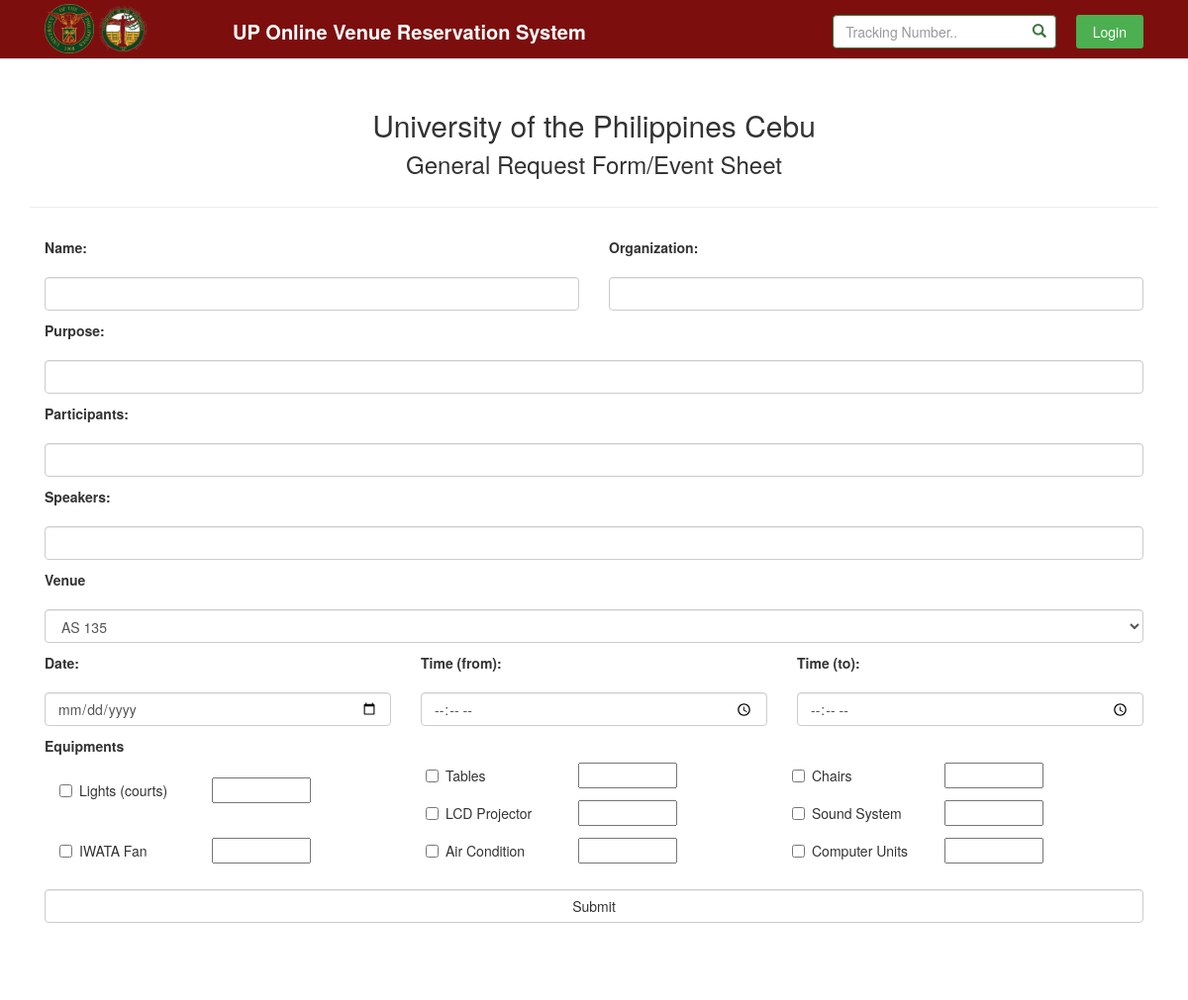
The page /main/requestform/ on the database its author committed.
### main/models.py (models this page shows)
class Equipment(models.Model):
	name = models.CharField(max_length=200, blank=True)
	price = models.DecimalField(max_digits=10, decimal_places=2, blank=True)
	unit = models.CharField(max_length=200, blank=True)
	def __str__(self):
		return str(self.name)

### main/views.py (the view, shortened to what this page needs)
class RequestView(CreateView):
	template_name = 'request_form.html'
	model = Request
	form_class = forms.RequestForm
	def get_context_data(self, **kwargs):
		context = super(RequestView, self).get_context_data(**kwargs)
		context['venue_list'] = Venue.objects.all()
		context['equipment_list'] = Equipment.objects.all()
		return context

### main/forms.py
class RequestForm(forms.ModelForm):
	class Meta:
		model = Request
		fields = '__all__'

### main/models.py (called while the page is built)
	def __str__(self):
		return str(self.name)

### main/templates/request_form.html (shortened to what this page needs)
{% extends 'base.html' %}
{% block content %}
		<div id="content">
			<div class="container">
				<div id="form-header">
					<div class="col-sm-12">
						<h2 class="text-center">University of the Philippines Cebu</h2>
					</div>
					<h3 class="text-center">General Request Form/Event Sheet</h3>
				</div>
				<hr>
				<form method="post" id="request_form" name="Form">
					<div class="form-group">
						<div class="col-md-6">
							<label>Name: </label>
							<input type="text" class="form-control required" name="name">
						</div>
					</div>
					<div class="form-group">
						<div class="col-md-6">
							<label>Organization: </label>
							<input type="text" class="form-control required" name="organization">
						</div>
					</div>
					<div class="form-group">
						<div class="col-md-12">
							<label>Purpose: </label>
							<input type="text" class="form-control required" name="purpose">
						</div>
					</div>
					<div class="form-group">
						<div class="col-xs-12">
							<label>Participants: </label>
							<input type="text" class="form-control required" name="participants">
						</div>
					</div>
					<div class="form-group">
						<div class="col-md-12">
							<label>Speakers: </label>
							<input type="text" class="form-control" name="speakers">
						</div>
					</div>
					<div class="form-group">
						<div class="col-xs-12">
							<label>Venue</label>
							<select class="form-control" id="ex11" name="venue_id">
								{% for venue in venue_list %}
									<option value="{{venue.pk}}">{{venue}}</option>
								{% endfor %}
							</select>
						</div>
					</div>
					<div id="schedule">
						<div class="form-group">
							<div class="col-sm-4">
								<label>Date: </label>
								<input type="date" class="form-control required" name="date_needed" id="date_needed">
							</div>
						</div>
						<div class="form-group">
							<div class="col-sm-4 col-xs-6">
								<label>Time (from): </label>
								<input type="time" class="form-control required" name="time_from">
							</div>
						</div>
						<div class="form-group">
							<div class="col-sm-4 col-xs-6">
								<label>Time (to): </label>
								<input type="time" class="form-control required" name="time_to">
							</div>
						</div>
					</div>
					<div class="col-md-6">
						<label>Equipments</label>
					</div>
					<div class="form-group">
						<div class="col-md-12">
							{% for equipment in equipment_list %}
								<div class="checkbox col-md-4">
									<label id="equipments"><input type="checkbox" name="aircon" id="unitbox" value="{{equipment.pk}}">{{equipment}}</label>
									<input type="text" name="unit" id="equi_box">
								</div>
							{% endfor %}
						</div>
					</div>
					<div class="form-group">
						<div class="col-xs-12">
						</div>
					</div>
					<div class="form-group">
						<div class="col-xs-12">
							<input type="button" class="form-control btn-default btn" id="ex11" value="Submit" onclick="validateForm();">
						</div>
					</div>
				</form>
			</div>
		</div>
{% endblock %}

### main/templates/base.html (shortened to what this page needs)
{% load staticfiles %}
<!DOCTYPE html>
<html lang="en">
  <head>
    <link rel="stylesheet" href="{% static "css/bootstrap.min.css" %}" />
    <link rel="stylesheet" href="{% static "css/requestform.css" %}"/>
    <link rel="stylesheet" href="{% static "css/header.css" %}"/>
    <link rel="stylesheet" href="{% static "css/success.css" %}"/>
    <link rel="stylesheet" href="{% static "css/login.css" %}"/>
  </head>
  <body class="body">
  	<div class="navbar navbar-default navbar-fixed-top" role="navigation">
        <div class="container">
          <div class="navbar-header">
          </div>
          <div class="col-md-2 col-sm-3 col-xs-3">
            <img src="{% static "images/UP_logo.png" %}" alt="">
            <img src="{% static "images/UPC_logo.png" %}" alt="">
          </div>
          <div class="col-md-5 col-sm-5 col-xs-8">
            <a class="navbar-title" href="/main/">UP Online Venue Reservation System</a>
          </div>
          <div class="col-md-5 col-md-offset-0 col-sm-4 col-sm-offset-0 col-xs-12">
            <div class="navbar-collapse collapse">
              <ul class="nav navbar-nav navbar-right">
                <li class="center">
                    <div class="form-group has-success has-feedback search">
                      <input type="text" class="form-control" id="inputSearch" placeholder="Tracking Number..">
                    </div>
                </li>
                <li>
                  <a class="button login_button" href="{% url 'login' %}">Login</a>
                </li>
              </ul>
            </div>
          </div>
        </div>
      </div>
  	<div>
  	{% block content %}
  	{% endblock %}
  	</div>
  </body>
</html>

### main/static/css/requestform.css (style rules this page uses)
#content { position: absolute; top: 50px; width: 100%; height: 100%; padding-bottom: 20px; margin-bottom: 50px; }
.btn { margin-top: 25px; }
label { margin-top: 10px; }
.btn-default { margin-bottom: 50px; }
#form-header { position: relative; top: 20px; padding-bottom: 20px; }
#equi_box { width: 100px; }
#equipments { width: 150px; }

### main/static/css/header.css (style rules this page uses)
img { width:50px; height:50px; margin-top: 4px; }
a:link, a:visited { text-align: left; text-decoration: none; display: inline-block; }
.center { margin: auto; border: none; margin-bottom: 0; }
.nav { padding-left: 0; }
.navbar { background: #7c0f0e; color: white; min-height: 60px; }
.navbar-header { position: absolute; height: 50px; width: 100%; }
.navbar-nav { margin: 0px 0px; }
.navbar-default .navbar-title { color: #fff; font-weight: 600; font-size: 20px; padding-left: 0; display: inline-block; margin-top: 18px; }
.navbar-collapse { padding-right: 0; padding-left: 0; margin: auto; }
.navbar-default .navbar-nav>li>a { color: #fff; margin-left: 4px; margin-bottom: 10px; margin-right: 10px; padding-bottom: 5px; padding-top: 5px; margin: auto; margin-top: 15px; margin-bottom: 10px; }
.nav>li { position: static; display: flex; margin-left: 20px }
.search { margin-left: auto; margin-right: auto; margin-bottom: auto; }
.navbar-default .navbar-collapse, .navbar-default .navbar-form { border-color: transparent; }
.button { background-color: transparent; border: 2px solid #4CAF50; border-radius: 3px; color: #fff; margin-top: 16px; margin-left: 4px; margin-bottom: 10px; margin-right: 10px; padding-bottom: 5px; padding-top: 5px; text-align: center; display: inline-block; cursor: pointer; }
.login_button { background-color: #4CAF50; color: black; border: 2px solid #4CAF50; }
.form-control { margin-top: 15px; vertical-align: middle; display: inline-block; }

### rows shown on the page
Equipment: name "Lights (courts)"
Equipment: name "Tables"
Equipment: name "Chairs"
Equipment: name "LCD Projector"
Equipment: name "Sound System"
Equipment: name "IWATA Fan"
Equipment: name "Air Condition"
Equipment: name "Computer Units"

### other values the page prints
form field venue_id "AS 135"
